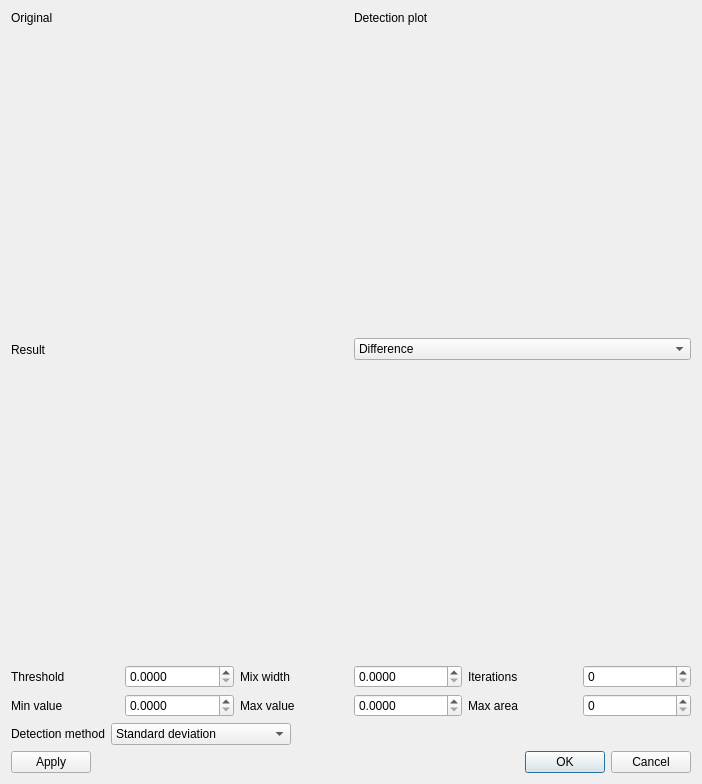
<?xml version="1.0" encoding="UTF-8"?>
<ui version="4.0">
 <class>SpotClean2Dlg</class>
 <widget class="QDialog" name="SpotClean2Dlg">
  <property name="geometry">
   <rect>
    <x>0</x>
    <y>0</y>
    <width>702</width>
    <height>784</height>
   </rect>
  </property>
  <property name="windowTitle">
   <string>Configure spot clean 2</string>
  </property>
  <layout class="QVBoxLayout" name="verticalLayout">
   <item>
    <layout class="QHBoxLayout" name="horizontalLayout">
     <item>
      <layout class="QVBoxLayout" name="verticalLayout_2">
       <item>
        <widget class="QLabel" name="label">
         <property name="sizePolicy">
          <sizepolicy hsizetype="Preferred" vsizetype="Maximum">
           <horstretch>0</horstretch>
           <verstretch>0</verstretch>
          </sizepolicy>
         </property>
         <property name="text">
          <string>Original</string>
         </property>
        </widget>
       </item>
       <item>
        <widget class="QtAddons::ImageViewerWidget" name="viewer_original" native="true">
         <property name="minimumSize">
          <size>
           <width>0</width>
           <height>256</height>
          </size>
         </property>
        </widget>
       </item>
      </layout>
     </item>
     <item>
      <layout class="QVBoxLayout" name="verticalLayout_3">
       <item>
        <widget class="QLabel" name="label_2">
         <property name="sizePolicy">
          <sizepolicy hsizetype="Preferred" vsizetype="Maximum">
           <horstretch>0</horstretch>
           <verstretch>0</verstretch>
          </sizepolicy>
         </property>
         <property name="text">
          <string>Detection plot</string>
         </property>
        </widget>
       </item>
       <item>
        <widget class="QtAddons::PlotWidget" name="plot_detection" native="true"/>
       </item>
      </layout>
     </item>
    </layout>
   </item>
   <item>
    <layout class="QHBoxLayout" name="horizontalLayout_2">
     <item>
      <layout class="QVBoxLayout" name="verticalLayout_4">
       <item>
        <widget class="QLabel" name="label_3">
         <property name="sizePolicy">
          <sizepolicy hsizetype="Preferred" vsizetype="Maximum">
           <horstretch>0</horstretch>
           <verstretch>0</verstretch>
          </sizepolicy>
         </property>
         <property name="minimumSize">
          <size>
           <width>0</width>
           <height>24</height>
          </size>
         </property>
         <property name="text">
          <string>Result</string>
         </property>
        </widget>
       </item>
       <item>
        <widget class="QtAddons::ImageViewerWidget" name="viewer_result" native="true">
         <property name="minimumSize">
          <size>
           <width>0</width>
           <height>256</height>
          </size>
         </property>
        </widget>
       </item>
      </layout>
     </item>
     <item>
      <layout class="QVBoxLayout" name="verticalLayout_5">
       <item>
        <widget class="QComboBox" name="combo_detection_display">
         <property name="sizePolicy">
          <sizepolicy hsizetype="Preferred" vsizetype="Maximum">
           <horstretch>0</horstretch>
           <verstretch>0</verstretch>
          </sizepolicy>
         </property>
         <property name="toolTip">
          <string>Select which validation information to show.</string>
         </property>
         <item>
          <property name="text">
           <string>Difference</string>
          </property>
         </item>
         <item>
          <property name="text">
           <string>Difference percentage</string>
          </property>
         </item>
         <item>
          <property name="text">
           <string>Detection image</string>
          </property>
         </item>
         <item>
          <property name="text">
           <string>Hit map</string>
          </property>
         </item>
        </widget>
       </item>
       <item>
        <widget class="QtAddons::ImageViewerWidget" name="viewer_difference" native="true"/>
       </item>
      </layout>
     </item>
    </layout>
   </item>
   <item>
    <layout class="QGridLayout" name="gridLayout">
     <item row="0" column="4">
      <widget class="QLabel" name="label_6">
       <property name="text">
        <string>Iterations</string>
       </property>
      </widget>
     </item>
     <item row="0" column="3">
      <widget class="QDoubleSpinBox" name="entry_sigma">
       <property name="toolTip">
        <string>A fuzziness factor to allow smooth mixing between original and correction data.</string>
       </property>
       <property name="decimals">
        <number>4</number>
       </property>
      </widget>
     </item>
     <item row="0" column="2">
      <widget class="QLabel" name="label_5">
       <property name="text">
        <string>Mix width</string>
       </property>
      </widget>
     </item>
     <item row="0" column="1">
      <widget class="QDoubleSpinBox" name="entry_gamma">
       <property name="toolTip">
        <string>Threshold to set the strength of the cleaning.</string>
       </property>
       <property name="decimals">
        <number>4</number>
       </property>
      </widget>
     </item>
     <item row="0" column="0">
      <widget class="QLabel" name="label_4">
       <property name="text">
        <string>Threshold</string>
       </property>
      </widget>
     </item>
     <item row="0" column="5">
      <widget class="QSpinBox" name="entry_iterations">
       <property name="toolTip">
        <string>Number of iterations to apply the filter. Usually, one iteration is sufficient.</string>
       </property>
      </widget>
     </item>
     <item row="1" column="0">
      <widget class="QLabel" name="label_7">
       <property name="text">
        <string>Min value</string>
       </property>
      </widget>
     </item>
     <item row="1" column="1">
      <widget class="QDoubleSpinBox" name="entry_min">
       <property name="toolTip">
        <string>Data clamping to limit lower values.</string>
       </property>
       <property name="decimals">
        <number>4</number>
       </property>
      </widget>
     </item>
     <item row="1" column="2">
      <widget class="QLabel" name="label_8">
       <property name="text">
        <string>Max value</string>
       </property>
      </widget>
     </item>
     <item row="1" column="3">
      <widget class="QDoubleSpinBox" name="entry_max">
       <property name="toolTip">
        <string>Data clamping to limit higher values.</string>
       </property>
       <property name="decimals">
        <number>4</number>
       </property>
      </widget>
     </item>
     <item row="1" column="4">
      <widget class="QLabel" name="label_9">
       <property name="text">
        <string>Max area</string>
       </property>
      </widget>
     </item>
     <item row="1" column="5">
      <widget class="QSpinBox" name="entry_maxarea">
       <property name="toolTip">
        <string>Limits the size of features detected as outliers.</string>
       </property>
      </widget>
     </item>
    </layout>
   </item>
   <item>
    <layout class="QHBoxLayout" name="horizontalLayout_3">
     <item>
      <widget class="QLabel" name="label_10">
       <property name="text">
        <string>Detection method</string>
       </property>
      </widget>
     </item>
     <item>
      <widget class="QComboBox" name="combo_detectionmethod">
       <property name="minimumSize">
        <size>
         <width>180</width>
         <height>0</height>
        </size>
       </property>
       <property name="toolTip">
        <string>Select the outlier detection method.</string>
       </property>
       <item>
        <property name="text">
         <string>Standard deviation</string>
        </property>
       </item>
       <item>
        <property name="text">
         <string>Ring</string>
        </property>
       </item>
       <item>
        <property name="text">
         <string>Median</string>
        </property>
       </item>
       <item>
        <property name="text">
         <string>MinMax</string>
        </property>
       </item>
       <item>
        <property name="text">
         <string>TriKernel</string>
        </property>
       </item>
      </widget>
     </item>
     <item>
      <spacer name="horizontalSpacer">
       <property name="orientation">
        <enum>Qt::Horizontal</enum>
       </property>
       <property name="sizeHint" stdset="0">
        <size>
         <width>40</width>
         <height>20</height>
        </size>
       </property>
      </spacer>
     </item>
    </layout>
   </item>
   <item>
    <layout class="QHBoxLayout" name="horizontalLayout_4">
     <item>
      <widget class="QPushButton" name="button_apply">
       <property name="toolTip">
        <string>Test the current settings.</string>
       </property>
       <property name="text">
        <string>Apply</string>
       </property>
      </widget>
     </item>
     <item>
      <widget class="QDialogButtonBox" name="buttonBox">
       <property name="sizePolicy">
        <sizepolicy hsizetype="Expanding" vsizetype="Fixed">
         <horstretch>0</horstretch>
         <verstretch>0</verstretch>
        </sizepolicy>
       </property>
       <property name="standardButtons">
        <set>QDialogButtonBox::Cancel|QDialogButtonBox::Ok</set>
       </property>
      </widget>
     </item>
    </layout>
   </item>
  </layout>
 </widget>
 <customwidgets>
  <customwidget>
   <class>QtAddons::ImageViewerWidget</class>
   <extends>QWidget</extends>
   <header location="global">imageviewerwidget.h</header>
   <container>1</container>
   <slots>
    <signal>levelsChanged(float,float)</signal>
   </slots>
  </customwidget>
  <customwidget>
   <class>QtAddons::PlotWidget</class>
   <extends>QWidget</extends>
   <header location="global">plotwidget.h</header>
   <container>1</container>
  </customwidget>
 </customwidgets>
 <resources/>
 <connections>
  <connection>
   <sender>buttonBox</sender>
   <signal>accepted()</signal>
   <receiver>SpotClean2Dlg</receiver>
   <slot>accept()</slot>
   <hints>
    <hint type="sourcelabel">
     <x>350</x>
     <y>763</y>
    </hint>
    <hint type="destinationlabel">
     <x>350</x>
     <y>391</y>
    </hint>
   </hints>
  </connection>
  <connection>
   <sender>buttonBox</sender>
   <signal>rejected()</signal>
   <receiver>SpotClean2Dlg</receiver>
   <slot>reject()</slot>
   <hints>
    <hint type="sourcelabel">
     <x>350</x>
     <y>763</y>
    </hint>
    <hint type="destinationlabel">
     <x>350</x>
     <y>391</y>
    </hint>
   </hints>
  </connection>
 </connections>
</ui>
